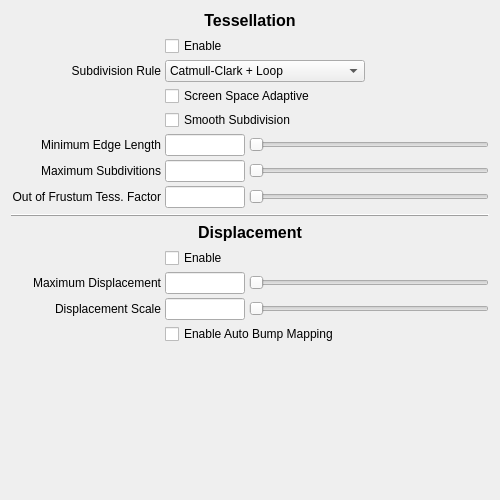
<?xml version="1.0" encoding="UTF-8"?>
<ui version="4.0">
 <class>main_widget</class>
 <widget class="QWidget" name="main_widget">
  <property name="geometry">
   <rect>
    <x>0</x>
    <y>0</y>
    <width>500</width>
    <height>500</height>
   </rect>
  </property>
  <property name="windowTitle">
   <string>Form</string>
  </property>
  <layout class="QVBoxLayout" name="verticalLayout">
   <item>
    <widget class="QLabel" name="tessllation_label">
     <property name="font">
      <font>
       <pointsize>12</pointsize>
       <weight>75</weight>
       <bold>true</bold>
      </font>
     </property>
     <property name="text">
      <string>Tessellation</string>
     </property>
     <property name="alignment">
      <set>Qt::AlignCenter</set>
     </property>
    </widget>
   </item>
   <item>
    <layout class="QFormLayout" name="tessellation_layout">
     <property name="fieldGrowthPolicy">
      <enum>QFormLayout::AllNonFixedFieldsGrow</enum>
     </property>
     <property name="labelAlignment">
      <set>Qt::AlignJustify|Qt::AlignVCenter</set>
     </property>
     <property name="formAlignment">
      <set>Qt::AlignJustify|Qt::AlignTop</set>
     </property>
     <property name="horizontalSpacing">
      <number>4</number>
     </property>
     <property name="verticalSpacing">
      <number>4</number>
     </property>
     <item row="1" column="0">
      <widget class="QLabel" name="sdRule_label">
       <property name="minimumSize">
        <size>
         <width>150</width>
         <height>0</height>
        </size>
       </property>
       <property name="text">
        <string>Subdivision Rule</string>
       </property>
       <property name="alignment">
        <set>Qt::AlignRight|Qt::AlignTrailing|Qt::AlignVCenter</set>
       </property>
      </widget>
     </item>
     <item row="0" column="1">
      <widget class="QCheckBox" name="tessellation_enable_CB">
       <property name="text">
        <string>Enable</string>
       </property>
      </widget>
     </item>
     <item row="1" column="1">
      <widget class="QComboBox" name="sdRule_comboBox">
       <property name="maximumSize">
        <size>
         <width>200</width>
         <height>16777215</height>
        </size>
       </property>
       <item>
        <property name="text">
         <string>Catmull-Clark + Loop</string>
        </property>
       </item>
       <item>
        <property name="text">
         <string>Catmull-Clark Only</string>
        </property>
       </item>
      </widget>
     </item>
     <item row="2" column="1">
      <widget class="QCheckBox" name="screeSpaceAdaptiveCB">
       <property name="text">
        <string>Screen Space Adaptive</string>
       </property>
      </widget>
     </item>
     <item row="3" column="1">
      <widget class="QCheckBox" name="smoothSd_CB">
       <property name="text">
        <string>Smooth Subdivision</string>
       </property>
      </widget>
     </item>
     <item row="4" column="0">
      <widget class="QLabel" name="miniEdgeLength_label">
       <property name="minimumSize">
        <size>
         <width>150</width>
         <height>0</height>
        </size>
       </property>
       <property name="text">
        <string>Minimum Edge Length</string>
       </property>
       <property name="alignment">
        <set>Qt::AlignRight|Qt::AlignTrailing|Qt::AlignVCenter</set>
       </property>
      </widget>
     </item>
     <item row="4" column="1">
      <layout class="QHBoxLayout" name="miniEdge_layout">
       <item>
        <widget class="QLineEdit" name="miniEdge_LE">
         <property name="maximumSize">
          <size>
           <width>80</width>
           <height>16777215</height>
          </size>
         </property>
         <property name="inputMask">
          <string/>
         </property>
         <property name="frame">
          <bool>true</bool>
         </property>
        </widget>
       </item>
       <item>
        <widget class="QSlider" name="miniEdge_slider">
         <property name="maximum">
          <number>32</number>
         </property>
         <property name="orientation">
          <enum>Qt::Horizontal</enum>
         </property>
        </widget>
       </item>
      </layout>
     </item>
     <item row="5" column="0">
      <widget class="QLabel" name="maxSd_label">
       <property name="minimumSize">
        <size>
         <width>150</width>
         <height>0</height>
        </size>
       </property>
       <property name="text">
        <string>Maximum Subdivitions</string>
       </property>
       <property name="alignment">
        <set>Qt::AlignRight|Qt::AlignTrailing|Qt::AlignVCenter</set>
       </property>
      </widget>
     </item>
     <item row="5" column="1">
      <layout class="QHBoxLayout" name="maxSd_layout">
       <item>
        <widget class="QLineEdit" name="maxSd_LE">
         <property name="maximumSize">
          <size>
           <width>80</width>
           <height>16777215</height>
          </size>
         </property>
        </widget>
       </item>
       <item>
        <widget class="QSlider" name="maxSd_slider">
         <property name="maximum">
          <number>16</number>
         </property>
         <property name="orientation">
          <enum>Qt::Horizontal</enum>
         </property>
        </widget>
       </item>
      </layout>
     </item>
     <item row="6" column="0">
      <widget class="QLabel" name="outOfFrustumTessFactor_label">
       <property name="minimumSize">
        <size>
         <width>150</width>
         <height>0</height>
        </size>
       </property>
       <property name="text">
        <string>Out of Frustum Tess. Factor</string>
       </property>
       <property name="alignment">
        <set>Qt::AlignRight|Qt::AlignTrailing|Qt::AlignVCenter</set>
       </property>
      </widget>
     </item>
     <item row="6" column="1">
      <layout class="QHBoxLayout" name="factor_layout">
       <item>
        <widget class="QLineEdit" name="factor_LE">
         <property name="maximumSize">
          <size>
           <width>80</width>
           <height>16777215</height>
          </size>
         </property>
        </widget>
       </item>
       <item>
        <widget class="QSlider" name="factor_slider">
         <property name="maximum">
          <number>32</number>
         </property>
         <property name="orientation">
          <enum>Qt::Horizontal</enum>
         </property>
        </widget>
       </item>
      </layout>
     </item>
    </layout>
   </item>
   <item>
    <widget class="QFrame" name="frame">
     <property name="frameShape">
      <enum>QFrame::HLine</enum>
     </property>
     <property name="frameShadow">
      <enum>QFrame::Raised</enum>
     </property>
    </widget>
   </item>
   <item>
    <widget class="QLabel" name="displacement_label">
     <property name="font">
      <font>
       <pointsize>12</pointsize>
       <weight>75</weight>
       <bold>true</bold>
      </font>
     </property>
     <property name="text">
      <string>Displacement</string>
     </property>
     <property name="alignment">
      <set>Qt::AlignCenter</set>
     </property>
    </widget>
   </item>
   <item>
    <layout class="QFormLayout" name="dm_big_layout">
     <property name="fieldGrowthPolicy">
      <enum>QFormLayout::AllNonFixedFieldsGrow</enum>
     </property>
     <property name="labelAlignment">
      <set>Qt::AlignJustify|Qt::AlignVCenter</set>
     </property>
     <property name="formAlignment">
      <set>Qt::AlignJustify|Qt::AlignTop</set>
     </property>
     <property name="horizontalSpacing">
      <number>4</number>
     </property>
     <property name="verticalSpacing">
      <number>4</number>
     </property>
     <item row="0" column="1">
      <widget class="QCheckBox" name="dm_enable_CB">
       <property name="text">
        <string>Enable</string>
       </property>
      </widget>
     </item>
     <item row="1" column="0">
      <widget class="QLabel" name="maximum_dm_label">
       <property name="minimumSize">
        <size>
         <width>150</width>
         <height>0</height>
        </size>
       </property>
       <property name="text">
        <string>Maximum Displacement</string>
       </property>
       <property name="alignment">
        <set>Qt::AlignRight|Qt::AlignTrailing|Qt::AlignVCenter</set>
       </property>
      </widget>
     </item>
     <item row="1" column="1">
      <layout class="QHBoxLayout" name="max_dm_layout">
       <item>
        <widget class="QLineEdit" name="max_dm_LE">
         <property name="maximumSize">
          <size>
           <width>80</width>
           <height>16777215</height>
          </size>
         </property>
        </widget>
       </item>
       <item>
        <widget class="QSlider" name="max_dm_slider">
         <property name="maximum">
          <number>1000</number>
         </property>
         <property name="orientation">
          <enum>Qt::Horizontal</enum>
         </property>
        </widget>
       </item>
      </layout>
     </item>
     <item row="2" column="0">
      <widget class="QLabel" name="dm_scale_label">
       <property name="minimumSize">
        <size>
         <width>150</width>
         <height>0</height>
        </size>
       </property>
       <property name="text">
        <string>Displacement Scale</string>
       </property>
       <property name="alignment">
        <set>Qt::AlignRight|Qt::AlignTrailing|Qt::AlignVCenter</set>
       </property>
      </widget>
     </item>
     <item row="2" column="1">
      <layout class="QHBoxLayout" name="dm_scale_layout">
       <item>
        <widget class="QLineEdit" name="dm_scale_LE">
         <property name="maximumSize">
          <size>
           <width>80</width>
           <height>16777215</height>
          </size>
         </property>
        </widget>
       </item>
       <item>
        <widget class="QSlider" name="dm_scale_slider">
         <property name="maximum">
          <number>1000</number>
         </property>
         <property name="orientation">
          <enum>Qt::Horizontal</enum>
         </property>
        </widget>
       </item>
      </layout>
     </item>
     <item row="3" column="1">
      <widget class="QCheckBox" name="enable_auto_bump_mapping_CB">
       <property name="text">
        <string>Enable Auto Bump Mapping</string>
       </property>
      </widget>
     </item>
    </layout>
   </item>
   <item>
    <spacer name="verticalSpacer">
     <property name="orientation">
      <enum>Qt::Vertical</enum>
     </property>
     <property name="sizeHint" stdset="0">
      <size>
       <width>20</width>
       <height>40</height>
      </size>
     </property>
    </spacer>
   </item>
  </layout>
 </widget>
 <resources/>
 <connections/>
</ui>
